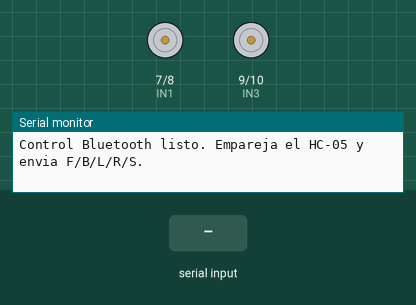
Simulated run of this sketch. Board: Arduino Uno, built with avr-gcc and run on an emulated ATmega328P. Shown: motor-driver pin pairs drawn as motors (green arrow = first pin HIGH = forward, orange = second pin HIGH = backward, longer = more drive, scaled by the enable pin), the last lines printed to the serial monitor. The inputs (shaded band) are chosen by the test bench.

Above: at 1.2 s.
1.3 s: "F" received over the second serial link
At 2.1 s:
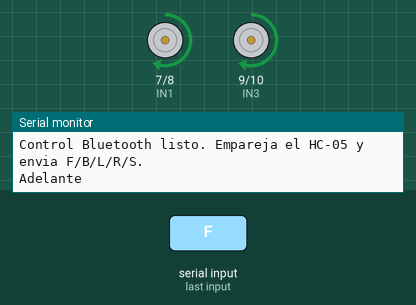
3.8 s: "B" received over the second serial link
At 4.3 s:
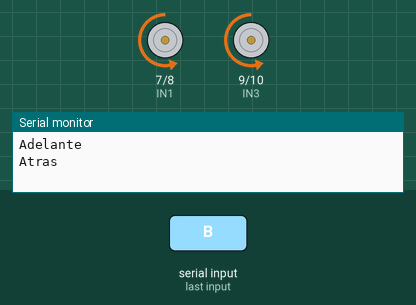
6.3 s: "L" received over the second serial link
At 7.1 s:
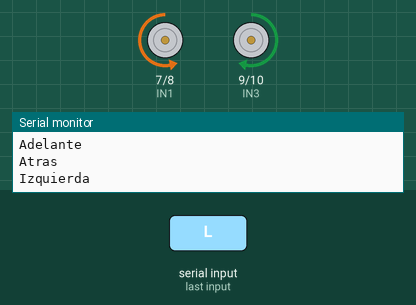
8.8 s: "R" received over the second serial link
At 9.3 s:
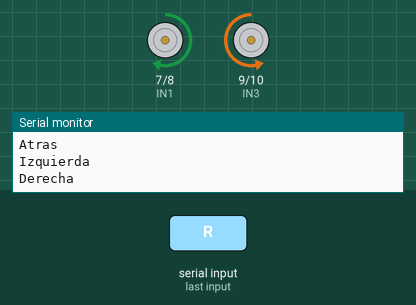
11.3 s: "f" received over the second serial link
At 13.2 s:
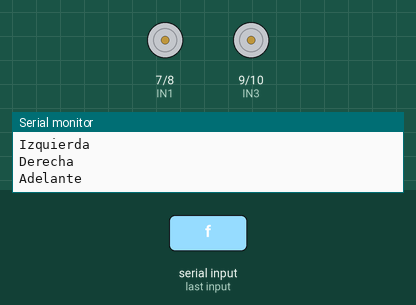
13.8 s: "b" received over the second serial link
At 14.3 s:
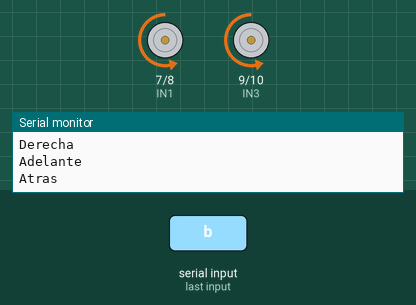
Timing chart, 0 to 16.8 s (numbered marks = the images above; inputs shaded):
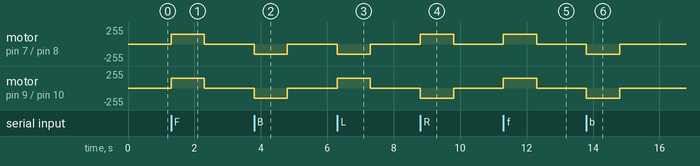

The sketch:

05_bluetooth_control.ino
```cpp
/*
 * 05_bluetooth_control.ino
 * -----------------------------------------------------------
 * Control manual del robot por Bluetooth (HC-05) desde el celular.
 * Reutiliza las funciones de movimiento del paso 1.
 *
 * Comandos (envialos como un caracter desde una app de terminal BT):
 *   F = adelante      B = atras
 *   L = girar izq.    R = girar der.
 *   S = parar
 *   + = mas velocidad  - = menos velocidad
 *
 * Seguridad: si no llega ningun comando en 1 segundo, el robot se
 * detiene solo (failsafe ante perdida de conexion).
 *
 * Conexiones HC-05 -> Arduino UNO:
 *   VCC -> 5V
 *   GND -> GND
 *   TX  -> D11 (RX del Arduino)
 *   RX  -> D12 (TX del Arduino)  [usa divisor de voltaje: el RX del HC-05 es 3.3V]
 *
 *   L298N: ENA=D5, ENB=D6, IN1=D7, IN2=D8, IN3=D9, IN4=D10
 *
 * Nota: usamos SoftwareSerial en D11/D12 para dejar el USB (D0/D1)
 * libre para programar y depurar por el Monitor Serie.
 */

#include <SoftwareSerial.h>

const int ENA = 5, IN1 = 7, IN2 = 8;
const int ENB = 6, IN3 = 9, IN4 = 10;
const int BT_RX = 11, BT_TX = 12;

int velocidad = 150;                     // 0-255, ajustable con + / -
const unsigned long FAILSAFE_MS = 1000;  // parar si no hay comandos
unsigned long ultimoComando = 0;

SoftwareSerial bluetooth(BT_RX, BT_TX);

void setup() {
  pinMode(ENA, OUTPUT); pinMode(IN1, OUTPUT); pinMode(IN2, OUTPUT);
  pinMode(ENB, OUTPUT); pinMode(IN3, OUTPUT); pinMode(IN4, OUTPUT);

  Serial.begin(9600);       // depuracion por USB
  bluetooth.begin(9600);    // HC-05 (baud por defecto)
  Serial.println("Control Bluetooth listo. Empareja el HC-05 y envia F/B/L/R/S.");

  detener();
}

void loop() {
  if (bluetooth.available()) {
    char comando = bluetooth.read();
    procesarComando(comando);
    ultimoComando = millis();
  }

  // Failsafe: si se corto la conexion, no dejar el robot andando solo.
  if (millis() - ultimoComando > FAILSAFE_MS) {
    detener();
  }
}

void procesarComando(char c) {
  switch (c) {
    case 'F': case 'f': adelante(velocidad);       Serial.println("Adelante"); break;
    case 'B': case 'b': atras(velocidad);          Serial.println("Atras");    break;
    case 'L': case 'l': girarIzquierda(velocidad); Serial.println("Izquierda");break;
    case 'R': case 'r': girarDerecha(velocidad);   Serial.println("Derecha");  break;
    case 'S': case 's': detener();                 Serial.println("Stop");     break;
    case '+': velocidad = min(velocidad + 25, 255); Serial.println(velocidad); break;
    case '-': velocidad = max(velocidad - 25, 0);   Serial.println(velocidad); break;
    default: /* ignorar caracteres desconocidos */ break;
  }
}

// ---- Movimiento (igual que el paso 1) ----
void adelante(int v)       { motorIzq(true, v);  motorDer(true, v); }
void atras(int v)          { motorIzq(false, v); motorDer(false, v); }
void girarIzquierda(int v) { motorIzq(false, v); motorDer(true, v); }
void girarDerecha(int v)   { motorIzq(true, v);  motorDer(false, v); }
void detener()             { analogWrite(ENA, 0); analogWrite(ENB, 0); }

void motorIzq(bool adelante, int v) {
  digitalWrite(IN1, adelante ? HIGH : LOW);
  digitalWrite(IN2, adelante ? LOW : HIGH);
  analogWrite(ENA, v);
}

void motorDer(bool adelante, int v) {
  digitalWrite(IN3, adelante ? HIGH : LOW);
  digitalWrite(IN4, adelante ? LOW : HIGH);
  analogWrite(ENB, v);
}
```

Measured:
- after the input at 1.3 s, motor on pin 7 (IN1) / pin 8 (IN2), motor on pin 9 (IN3) / pin 10 (IN4): stopped → forward 150/255 at once, → stopped 1.0 s later
- after the input at 3.8 s, motor on pin 7 (IN1) / pin 8 (IN2), motor on pin 9 (IN3) / pin 10 (IN4): stopped → backward 150/255 at once, → stopped 1.0 s later
- after the input at 6.3 s, motor on pin 7 (IN1) / pin 8 (IN2): stopped → backward 150/255 at once, → stopped 1.0 s later; motor on pin 9 (IN3) / pin 10 (IN4): stopped → forward 150/255 at once, → stopped 1.0 s later
- after the input at 8.8 s, motor on pin 7 (IN1) / pin 8 (IN2): stopped → forward 150/255 at once, → stopped 1.0 s later; motor on pin 9 (IN3) / pin 10 (IN4): stopped → backward 150/255 at once, → stopped 1.0 s later
- after the input at 11.3 s, motor on pin 7 (IN1) / pin 8 (IN2), motor on pin 9 (IN3) / pin 10 (IN4): stopped → forward 150/255 at once, → stopped 1.0 s later
- after the input at 13.8 s, motor on pin 7 (IN1) / pin 8 (IN2), motor on pin 9 (IN3) / pin 10 (IN4): stopped → backward 150/255 at once, → stopped 1.0 s later
